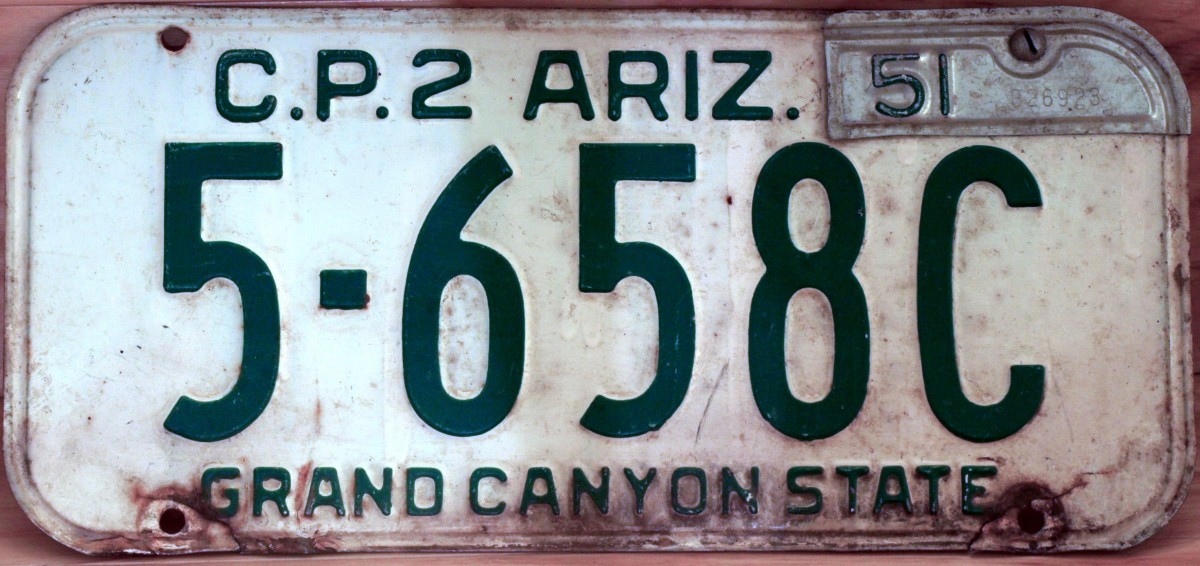
#> input picture images/car_num1.jpg, 1200 x 566 px
$ python -i classical_ed_methods.py   (imports and definitions only)   (older library calls are emulated)
#> lines starting #> are read from the running program, lines starting #| are printed output that depends on the picture
"""Classical edge detection methods for comparison with QHED."""

import cv2
import numpy as np


def _prepare_gray(img, remove_noise=False):
    """Convert to grayscale uint8 and optionally apply Gaussian blur.

    3-channel input is assumed to be in RGB order (the convention used by
    Pillow / matplotlib / this project's loaders). If you pass BGR data, convert
    it to RGB before calling this function.
    """
#> called with remove_noise = False
    if img.dtype == np.float64 or img.dtype == np.float32:
        img_u8 = (img * 255).astype(np.uint8)
    else:
        img_u8 = img.copy()

    if len(img_u8.shape) == 3:
        img_gray = cv2.cvtColor(img_u8, cv2.COLOR_RGB2GRAY)
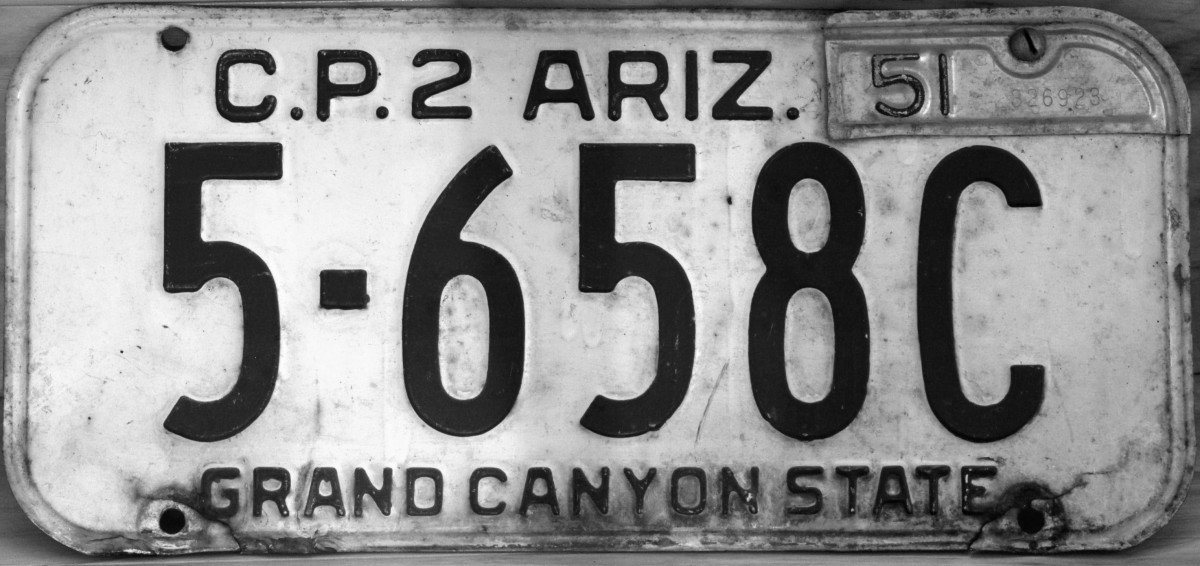
#> img_gray: shape (566, 1200); min 0, max 254, mean 144.5
    else:
        img_gray = img_u8

    if remove_noise:
        img_gray = cv2.GaussianBlur(img_gray, (3, 3), 0)

    return img_gray


def sobel_edge_detection(img, kernel_size=3, remove_noise=False):
    img_gray = _prepare_gray(img, remove_noise)
    sobel_x = cv2.Sobel(img_gray, cv2.CV_64F, 1, 0, ksize=kernel_size)
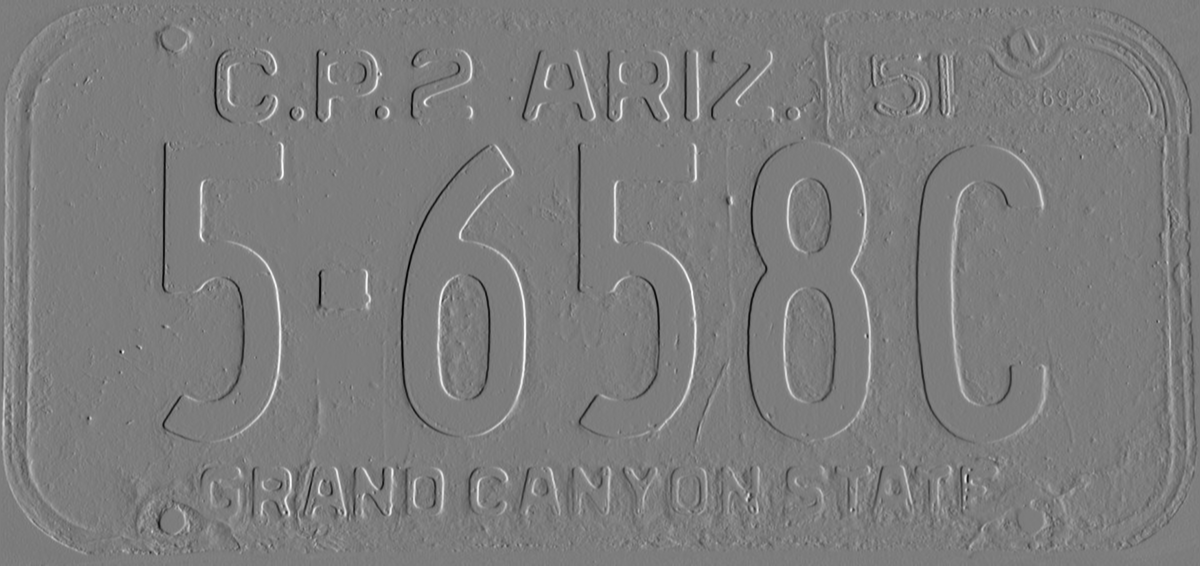
#> sobel_x: shape (566, 1200) float64; min -698, max 724, mean -0.2; drawn with min black and max white
    sobel_y = cv2.Sobel(img_gray, cv2.CV_64F, 0, 1, ksize=kernel_size)
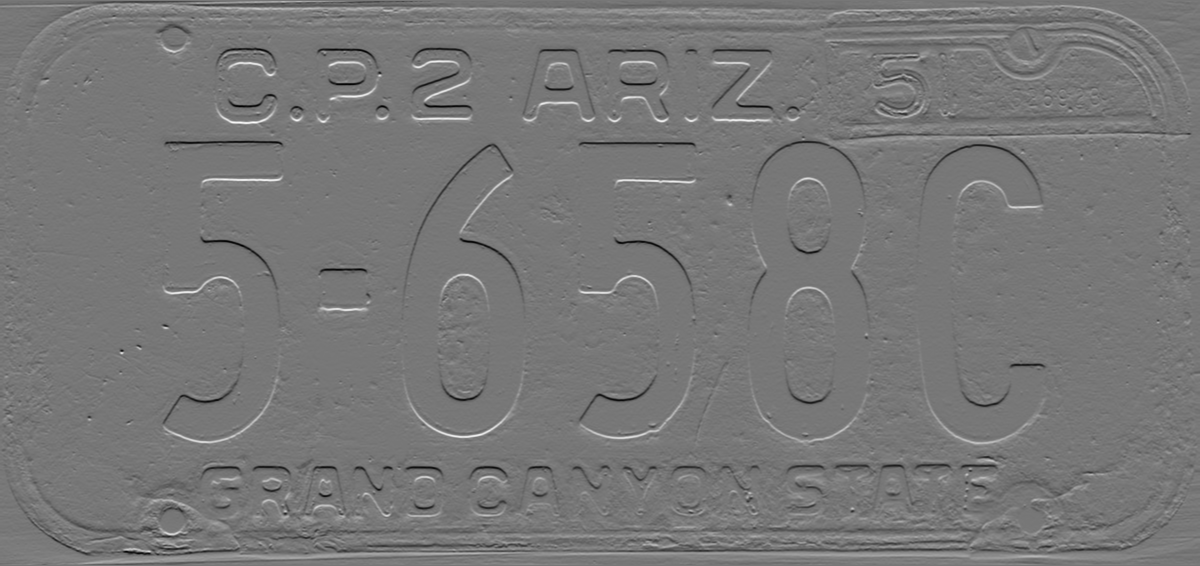
#> sobel_y: shape (566, 1200) float64; min -698, max 789, mean 0.7; drawn with min black and max white
    return cv2.addWeighted(cv2.convertScaleAbs(sobel_x), 1,
                           cv2.convertScaleAbs(sobel_y), 1, 0)
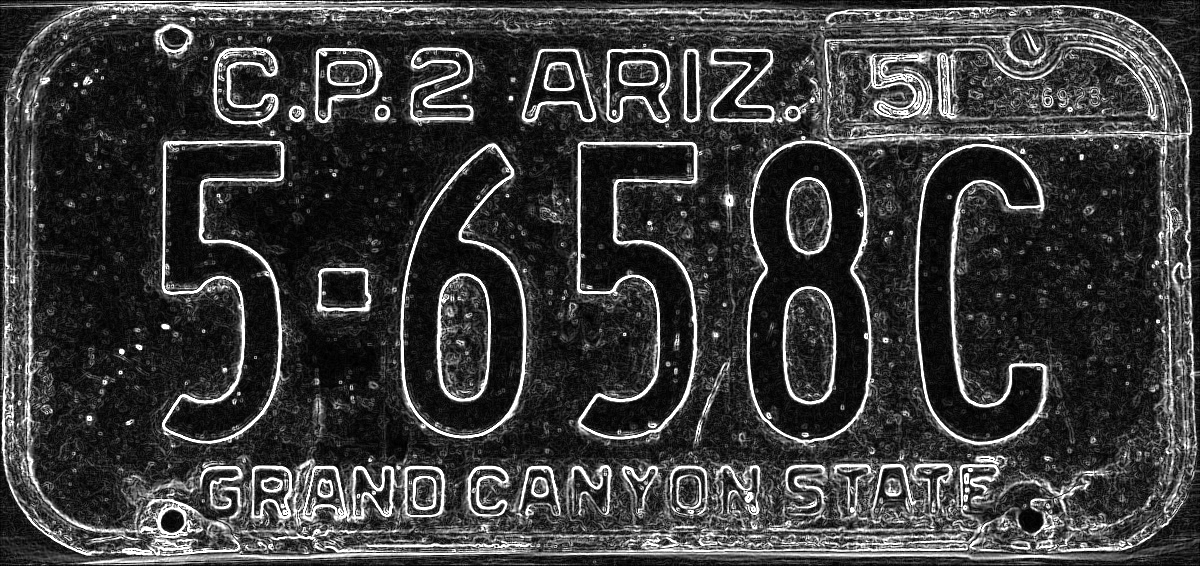
#> returned value: shape (566, 1200); min 0, max 255, mean 60


def prewitt_edge_detection(img, remove_noise=False):
    img_gray = _prepare_gray(img, remove_noise)
    kx = np.array([[-1, -1, -1], [0, 0, 0], [1, 1, 1]], dtype=np.float32)
    ky = np.array([[1, 0, -1], [1, 0, -1], [1, 0, -1]], dtype=np.float32)
    # Filter to float64 so negative gradients survive; |grad| is taken after.
    # The original code used ddepth=-1 (uint8 output), which clipped negative
    # gradients to zero and silently produced an all-black image on dark→light
    # steps.
    px = cv2.convertScaleAbs(cv2.filter2D(img_gray, cv2.CV_64F, kx))
    py = cv2.convertScaleAbs(cv2.filter2D(img_gray, cv2.CV_64F, ky))
    return cv2.addWeighted(px, 1, py, 1, 0)


def laplacian_edge_detection(img, remove_noise=False):
    img_gray = _prepare_gray(img, remove_noise)
    lap = cv2.Laplacian(img_gray, cv2.CV_64F)
    return cv2.convertScaleAbs(lap)


def canny_edge_detection(img, thr1=50, thr2=200, remove_noise=False):
    img_gray = _prepare_gray(img, remove_noise)
    return cv2.Canny(img_gray, thr1, thr2)

>>> import cv2
>>> picture = cv2.cvtColor(cv2.imread('images/car_num1.jpg'), cv2.COLOR_BGR2RGB)
>>> result = sobel_edge_detection(picture)
